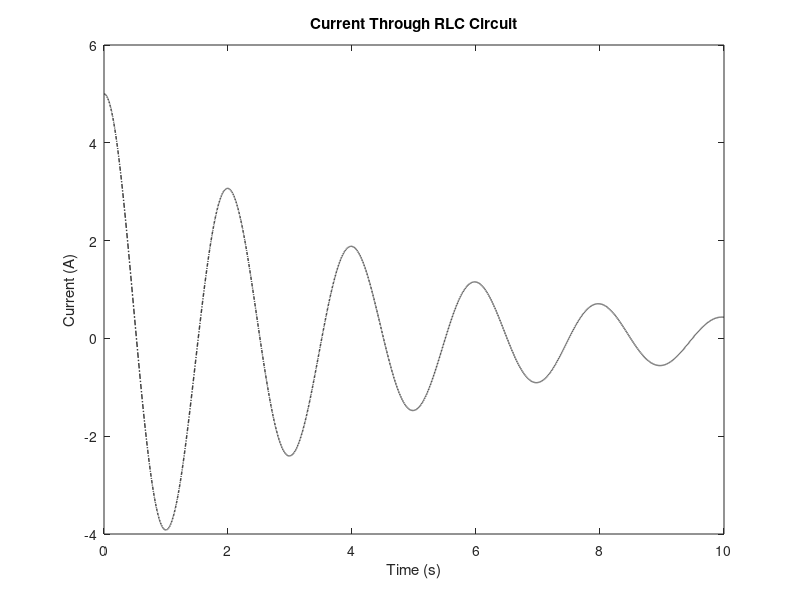

This figure's MATLAB source:
% Description: Numerical Approximation of RLC Circuit
% Author: John Nicholas
% This script performs a numerical approximation of current
% in an RLC circuit with given initial conditions using a
% step size of dt over N steps.
% The second-order differential equation defining the system:
%     i'' + (R/L)i' + (1/LC)i = 0
% Is simplified into a system of equations:
%     i' = j
%     j' = -(R/L)j - (1/LC)i
% Using Euler's method, we approximate j(t) and i(t)
%     j(t+dt) ~ j(t) + j'(t)*dt
%     i(t+dt) ~ i(t) + i'(t)*dt
% Substituting the above expressions for i' and j':
%     j(t+dt) ~ j(t) + [-(R/L)j - (1/LC)i]*dt
%     i(t+dt) ~ i(t) + i(t)*dt

clear;
% Set Up Initial values
R = 5; % Ohms
L = 10; % Henrys
C = 100; % Farads
N = 10000; % Number of steps
i(N) = 0; % Initialize array
j(N) = 0; % Initialize array
i(1) = 5; % Amperes
j(1) = 0; % Amperes per second
dt = 0.001; % s

for t = 1:N
   j(t+1) = j(t) + (-(R/L)*j(t) - (1/L*C)*i(t))*dt; % Euler's method for j(t)
   i(t+1) = i(t) + j(t)*dt; % Euler's method for i(t)
end

plot(0:dt:N*dt,i,'k-.','LineWidth',1);
title('Current Through RLC Circuit');
xlabel('Time (s)');
ylabel('Current (A)');
